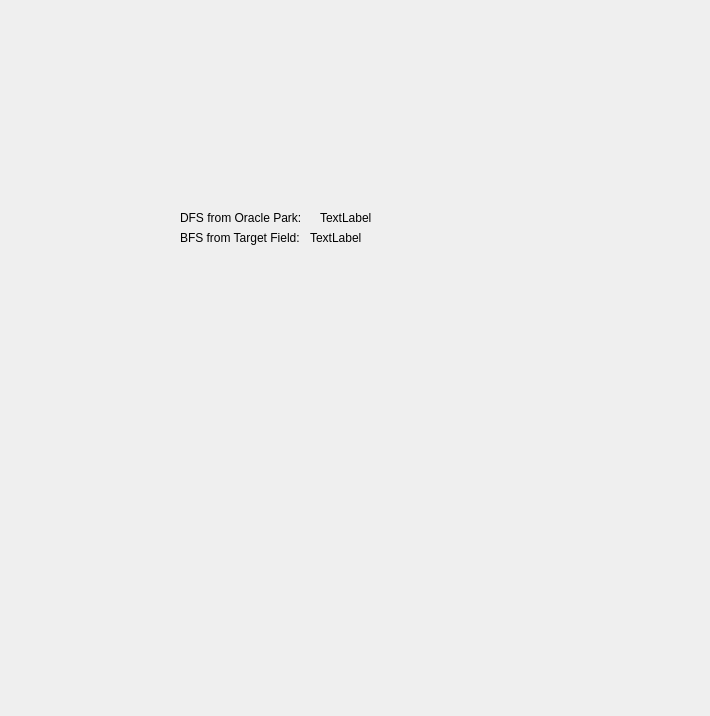
<?xml version="1.0" encoding="UTF-8"?>
<ui version="4.0">
 <class>dfsbfs</class>
 <widget class="QDialog" name="dfsbfs">
  <property name="geometry">
   <rect>
    <x>0</x>
    <y>0</y>
    <width>710</width>
    <height>716</height>
   </rect>
  </property>
  <property name="windowTitle">
   <string>Dialog</string>
  </property>
  <widget class="QLabel" name="label">
   <property name="geometry">
    <rect>
     <x>180</x>
     <y>210</y>
     <width>321</width>
     <height>16</height>
    </rect>
   </property>
   <property name="text">
    <string>DFS from Oracle Park:</string>
   </property>
  </widget>
  <widget class="QLabel" name="label_2">
   <property name="geometry">
    <rect>
     <x>180</x>
     <y>230</y>
     <width>171</width>
     <height>16</height>
    </rect>
   </property>
   <property name="text">
    <string>BFS from Target Field:</string>
   </property>
  </widget>
  <widget class="QLabel" name="dfs_answer_label">
   <property name="geometry">
    <rect>
     <x>320</x>
     <y>210</y>
     <width>101</width>
     <height>16</height>
    </rect>
   </property>
   <property name="text">
    <string>TextLabel</string>
   </property>
  </widget>
  <widget class="QLabel" name="bfs_answer_label">
   <property name="geometry">
    <rect>
     <x>310</x>
     <y>230</y>
     <width>55</width>
     <height>16</height>
    </rect>
   </property>
   <property name="text">
    <string>TextLabel</string>
   </property>
  </widget>
 </widget>
 <resources/>
 <connections/>
</ui>
